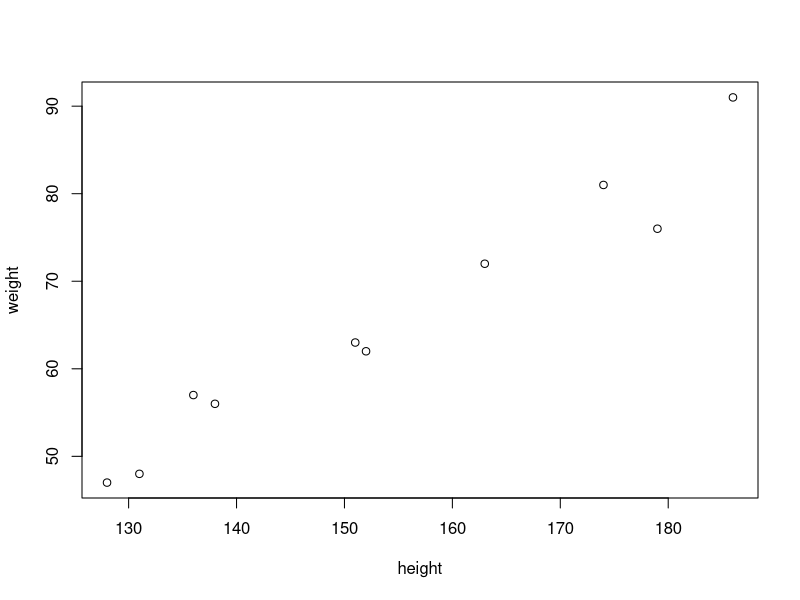
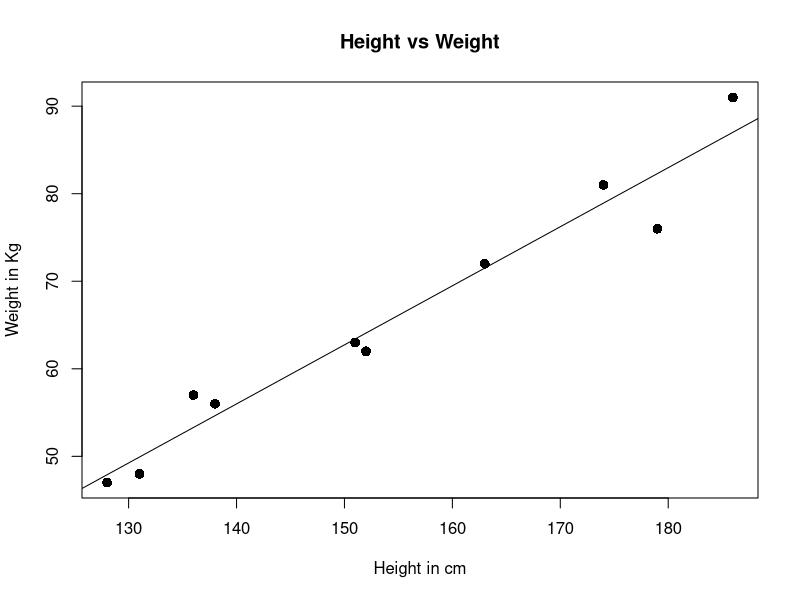

Here is the R script that generated these plots, in order:
## Regression
working.directory <- "D:\\code\\R\\R-Practice\\"

setwd(working.directory)

# Linear Regression
weight <- c(63,81,56,91,47,57,76,72,62,48)
height <- c(151,174,138,186,128,136,179,163,152,131)

# Creating a model
model <- lm(weight~height)
print(model)

# Summary of the model
print(summary(model))

# Visualizing the model graphically
png("LinearRegressonWeightVsHeight.jpg")
plot(x = height, y = weight)
dev.off()

# Visualizing the model
png("LinearRegressonWeightVsHeight2.jpg")
plot(x = height, y = weight, main = "Height vs Weight", xlab = "Height in cm", ylab = "Weight in Kg", cex = 1.3,
     pch = 16, abline(lm(weight~height)))
dev.off()

# Using the model to predict the weight for height = 170
a <- data.frame(height = 170)
weight.predicted <- predict(model, a)

print(weight.predicted)
########################################################
# Multiple regression
# Y = a + b1x1 + b2x2 + b3x3 + ...

# Multile (linear) regression for miles/gallon vs (no. of cylinders, weight, displacement, horsepower) from mtcars
model.multipleRegression  <- lm(formula = mpg~cyl+wt+disp+hp, data = mtcars)
print(model.multipleRegression)

# COefficients can be obtained using coef(...) or coefficients(...) 
coef(model.multipleRegression)
coef.intercept <- coef(model.multipleRegression)[1]
coef.cyl <- coef(model.multipleRegression)[2]
coef.wt <- coef(model.multipleRegression)[3]
coef.disp <- coef(model.multipleRegression)[4]
coef.hp <- coef(model.multipleRegression)[5]

# Predicting for cyl=6, wt=2.5, disp=250, hp=100
mpg.newData <- data.frame(cyl=6,wt=2.5,disp=250,hp=100)
mpg.predicted <- predict(object = model.multipleRegression, newdata = mpg.newData)
print(mpg.predicted)
#########################################################